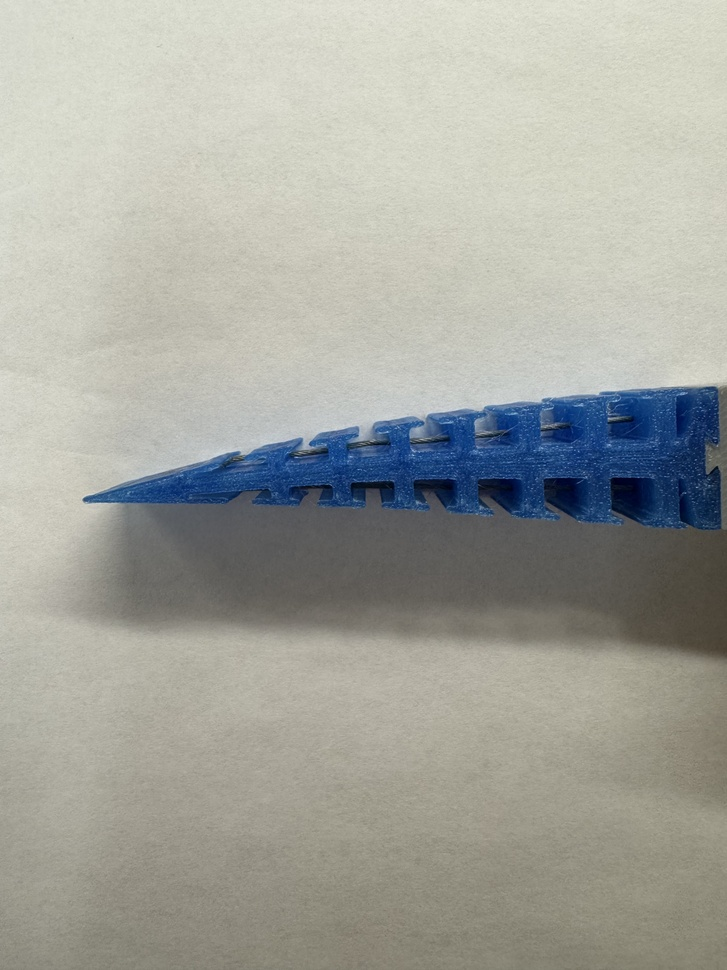
#> input picture input-images/airfoil-test3-1.jpg, 727 x 970 px, shrunk from 3024 x 4032 before the run
$ python -i image.py   (imports and definitions only)
#> lines starting #> are read from the running program, lines starting #| are printed output that depends on the picture; after the words box and inside, x2 and y2 are one past the last pixel; in counts of white or black regions, pixels touching at a corner belong together
import argparse
import csv
from pathlib import Path

import cv2
import numpy as np
from numpy.polynomial import Chebyshev

from load_airfoil_csv import PROJECT_ROOT, HINGE_X, load_selig_csv

#project directory layout
DEFAULT_INPUT_DIR = PROJECT_ROOT / "input-images"
DEFAULT_CSV_DIR = PROJECT_ROOT / "output-csv"
DEFAULT_PREVIEW_DIR = PROJECT_ROOT / "preview-images"
DEFAULT_BASELINE = PROJECT_ROOT / "base-airfoils" / "NACA 2412 theta = 0.csv"


#cli argument parsing

# [30 lines left out: functions parse_args, resolve_output_dir, not called in this run]


#contour utilities

#find all external contours in a binary mask
def find_contours(mask):
    contours, _ = cv2.findContours(mask, cv2.RETR_EXTERNAL, cv2.CHAIN_APPROX_NONE)
    return contours


#true if contour bounding box touches any image edge
def touches_border(contour, width: int, height: int) -> bool:
    x, y, w, h = cv2.boundingRect(contour)
    return x <= 0 or y <= 0 or (x + w) >= width or (y + h) >= height


#select largest contour, preferring ones that don't touch the border
# [5 lines left out: function pick_contour, not called in this run]


#remove noise with morphological open then close
def clean_mask(mask):
    kernel = cv2.getStructuringElement(cv2.MORPH_ELLIPSE, (7, 7))
    mask = cv2.morphologyEx(mask, cv2.MORPH_OPEN, kernel)
    return cv2.morphologyEx(mask, cv2.MORPH_CLOSE, kernel)


#mask extraction

#build binary mask of the airfoil, trying blue hsv then grayscale otsu
def build_primary_mask(image):
    h, w = image.shape[:2]

    #try blue-channel detection first
    hsv = cv2.cvtColor(image, cv2.COLOR_BGR2HSV)
    blue_mask = clean_mask(cv2.inRange(hsv, (95, 50, 40), (135, 255, 255)))
    contours = find_contours(blue_mask)
    if contours:
        largest = max(contours, key=cv2.contourArea)
        if cv2.contourArea(largest) >= h * w * 0.01:  #at least 1% of image area
            return blue_mask

    #fall back to grayscale otsu thresholding (normal + inverted)
    gray = cv2.cvtColor(image, cv2.COLOR_BGR2GRAY)
    blurred = cv2.GaussianBlur(gray, (5, 5), 0)
    _, binary = cv2.threshold(blurred, 0, 255, cv2.THRESH_BINARY + cv2.THRESH_OTSU)
    _, inverted = cv2.threshold(blurred, 0, 255, cv2.THRESH_BINARY_INV + cv2.THRESH_OTSU)

    #pick the best contour from both threshold results
    contour = pick_contour(find_contours(binary) + find_contours(inverted), w, h)
    if contour is None:
        raise RuntimeError("No contour could be detected in the input image.")

    #fill the chosen contour into a clean mask
    mask = np.zeros((h, w), dtype=np.uint8)
    cv2.drawContours(mask, [contour], -1, 255, thickness=cv2.FILLED)
    return mask


#curve fitting

#morphological smoothing + gaussian blur on a 1d signal
# [332 lines left out: functions smooth_curve, fit_surface_curve, extract_surface_curves, load_baseline_front, detect_orientation, normalize_trailing_section and 6 more, not called in this run]


# [2 lines not run here, left out]

>>> import cv2
>>> picture = cv2.imread('input-images/airfoil-test3-1.jpg')
#> picture is the input picture: shape (970, 727, 3); mean B, G, R 158, 165.3, 164
>>> result = build_primary_mask(picture)
#> in build_primary_mask, `hsv = cv2.cvtColor(image, cv2.COLOR_BGR2HSV)`: hsv: shape (970, 727, 3); mean H, S, V 36.1, 33.2, 170.4
#> in clean_mask, `mask = cv2.morphologyEx(mask, cv2.MORPH_OPEN, kernel)`:
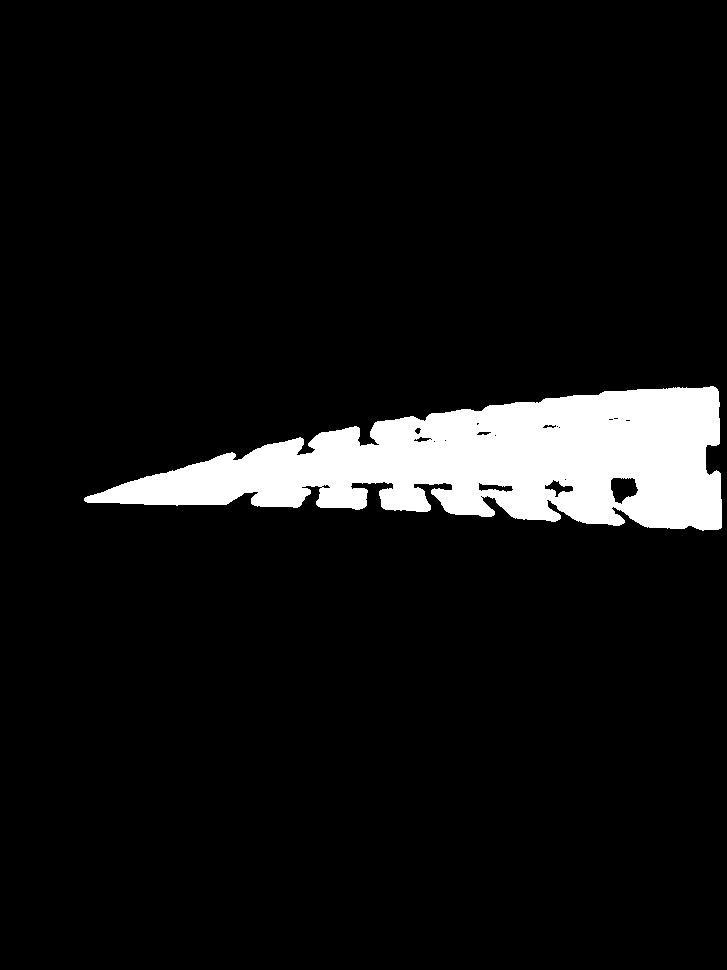
#> mask: shape (970, 727); 7.3% white; 1 white region, box (x1, y1, x2, y2) and area: (84, 386, 722, 531) 51758
#> in clean_mask, `return cv2.morphologyEx(mask, cv2.MORPH_CLOSE, kernel)`:
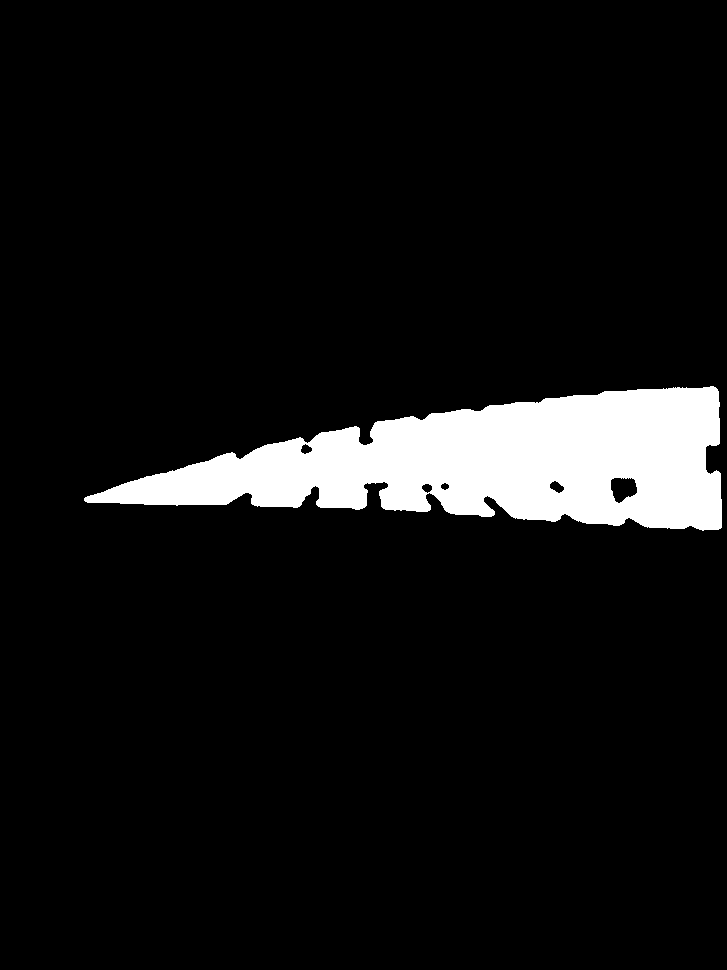
#> returned value: shape (970, 727); 7.5% white; 1 white region
#> in find_contours, `contours, _ = cv2.findContours(mask, cv2.RETR_EXTERNAL, cv2.CHAIN_APPR..`: contours = 1 contour; box (x1, y1, x2, y2) and area: (84, 386, 722, 531) 52662
#> in build_primary_mask, `largest = max(contours, key=cv2.contourArea)`: largest = contour of 1615 points, box (x1, y1, x2, y2) (84, 386, 722, 531), area 52662

$ run again, on input-images/airfoil-test3-3.jpg
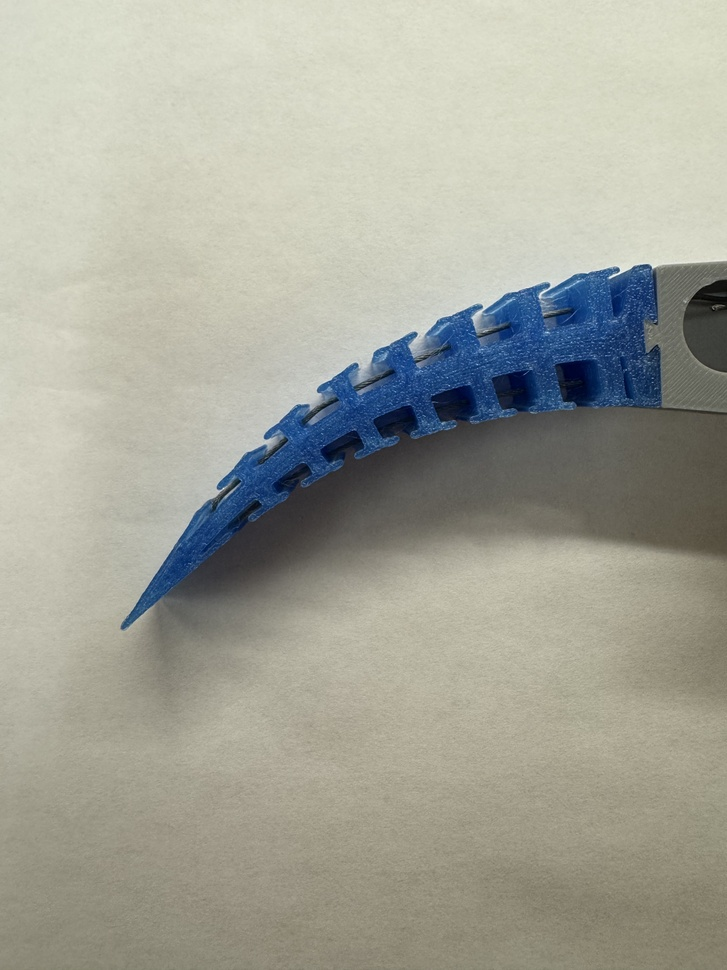
#> input picture input-images/airfoil-test3-3.jpg, 727 x 970 px, shrunk from 3024 x 4032 before the run
#> picture is the input picture: shape (970, 727, 3); mean B, G, R 153.3, 164.8, 164.1
#> hsv: shape (970, 727, 3); mean H, S, V 35, 38, 170
#> in clean_mask, `mask = cv2.morphologyEx(mask, cv2.MORPH_OPEN, kernel)`:
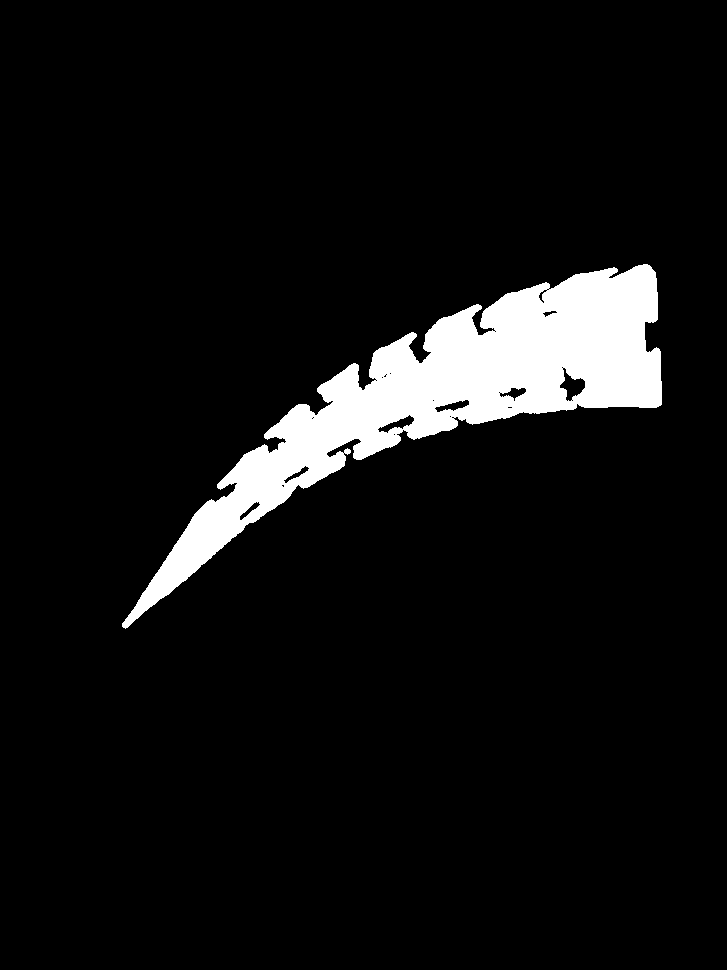
#> mask: shape (970, 727); 6.9% white; 1 white region, box (x1, y1, x2, y2) and area: (122, 264, 662, 629) 48372
#> in clean_mask, `return cv2.morphologyEx(mask, cv2.MORPH_CLOSE, kernel)`:
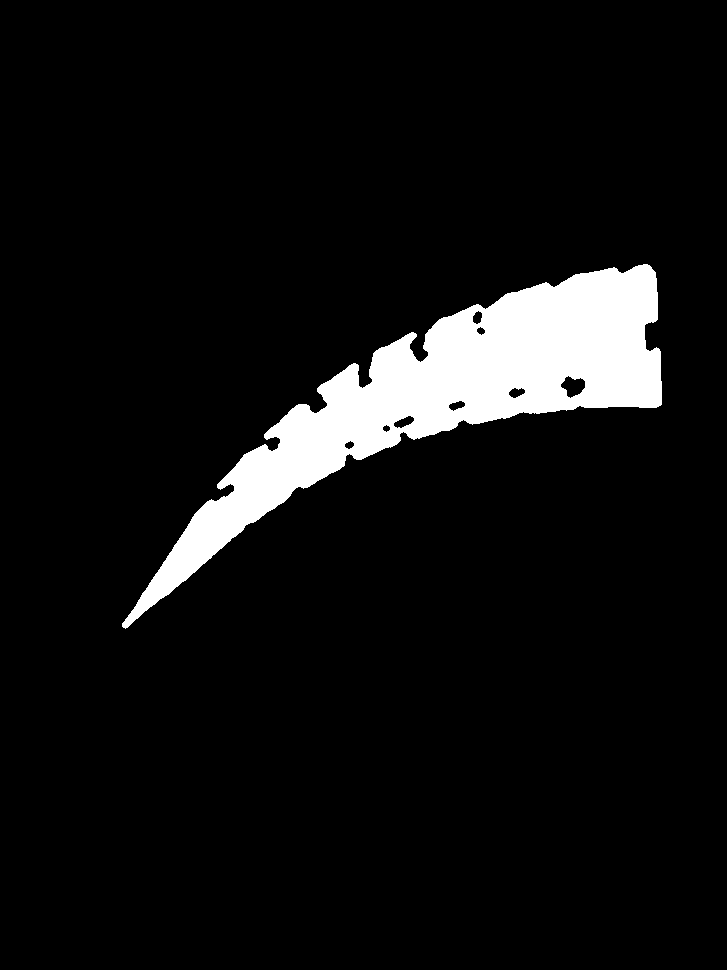
#> returned value: shape (970, 727); 7% white; 1 white region
#> in find_contours, `contours, _ = cv2.findContours(mask, cv2.RETR_EXTERNAL, cv2.CHAIN_APPR..`: contours = 1 contour; box (x1, y1, x2, y2) and area: (122, 264, 662, 629) 49494
#> largest = contour of 1510 points, box (x1, y1, x2, y2) (122, 264, 662, 629), area 49494

$ run again, on input-images/airfoil-test3-4.jpg
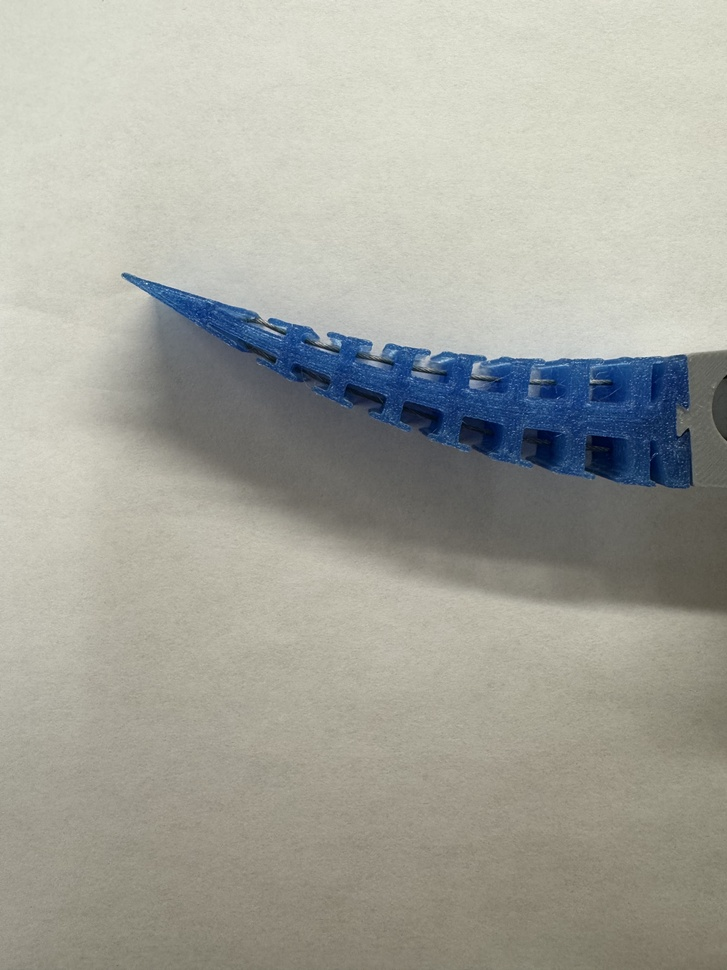
#> input picture input-images/airfoil-test3-4.jpg, 727 x 970 px, shrunk from 3024 x 4032 before the run
#> picture is the input picture: shape (970, 727, 3); mean B, G, R 156.4, 165.2, 164.8
#> hsv: shape (970, 727, 3); mean H, S, V 34.5, 32.3, 170
#> in clean_mask, `mask = cv2.morphologyEx(mask, cv2.MORPH_OPEN, kernel)`:
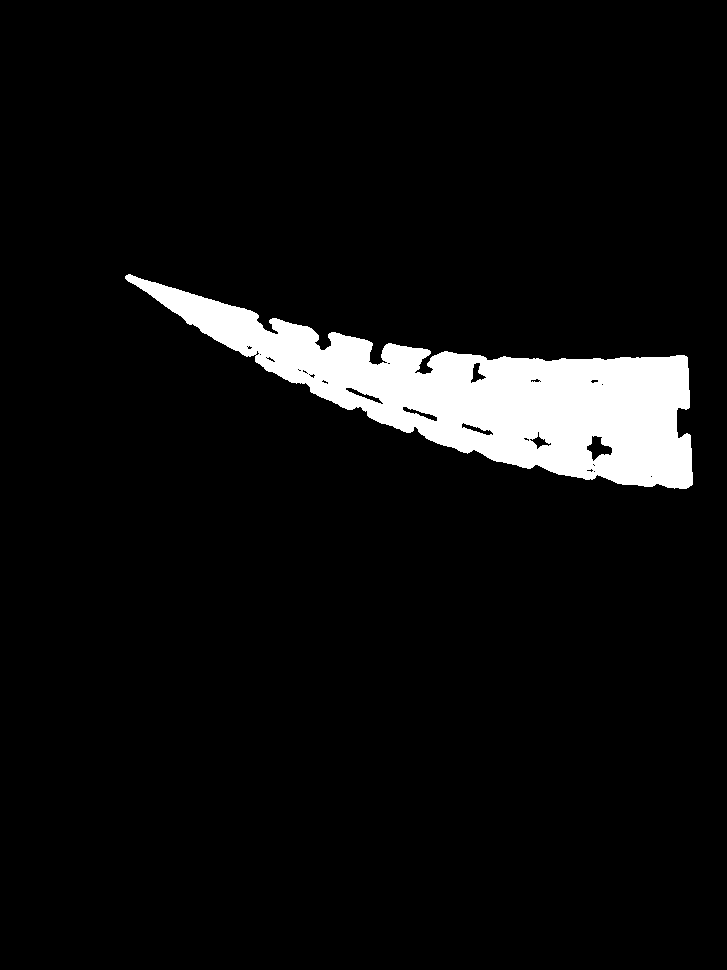
#> mask: shape (970, 727); 6.2% white; 1 white region, box (x1, y1, x2, y2) and area: (125, 274, 693, 489) 43471
#> in clean_mask, `return cv2.morphologyEx(mask, cv2.MORPH_CLOSE, kernel)`:
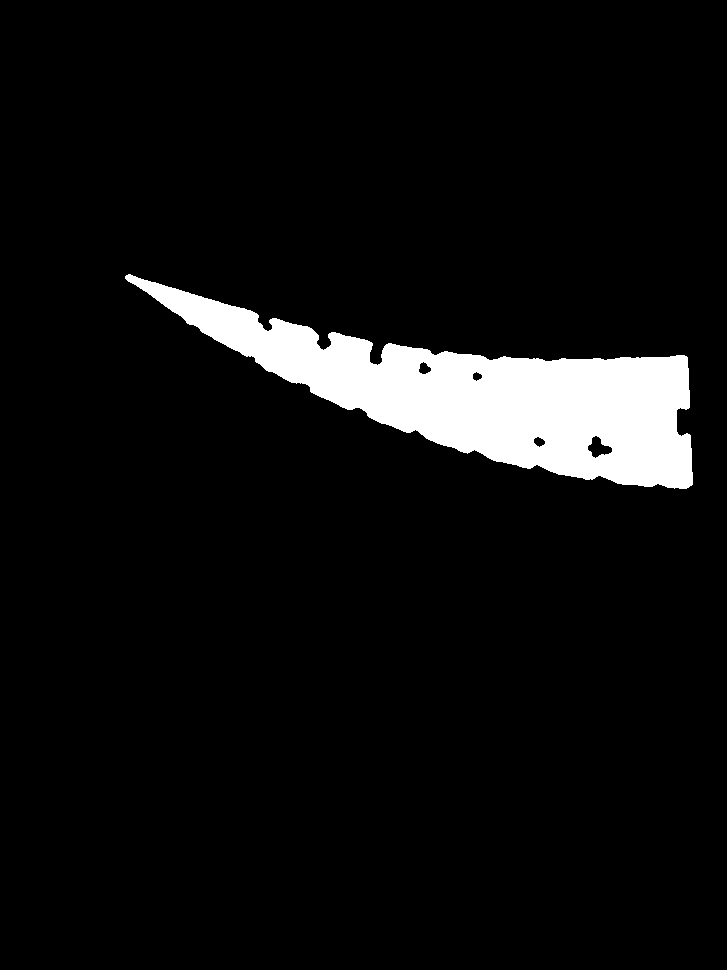
#> returned value: shape (970, 727); 6.3% white; 1 white region
#> in find_contours, `contours, _ = cv2.findContours(mask, cv2.RETR_EXTERNAL, cv2.CHAIN_APPR..`: contours = 1 contour; box (x1, y1, x2, y2) and area: (125, 274, 693, 489) 44094
#> largest = contour of 1369 points, box (x1, y1, x2, y2) (125, 274, 693, 489), area 44094
